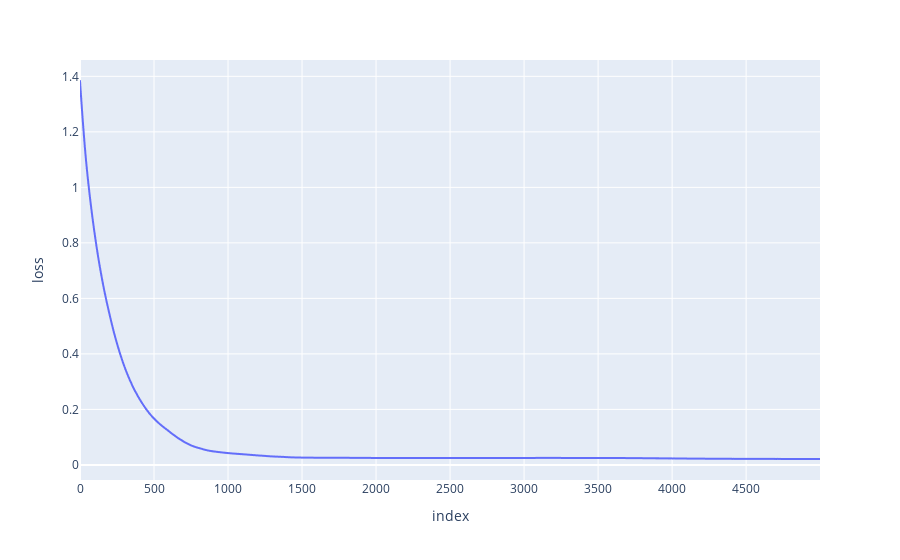
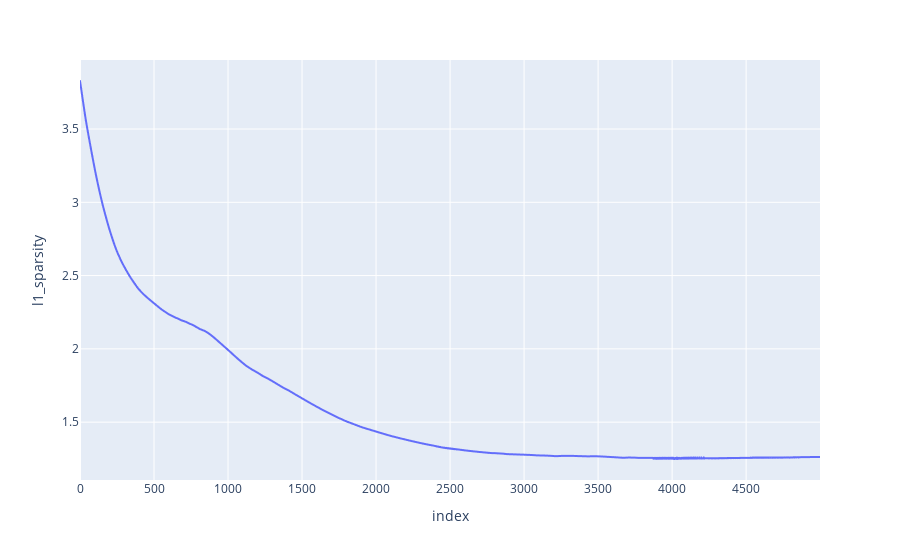
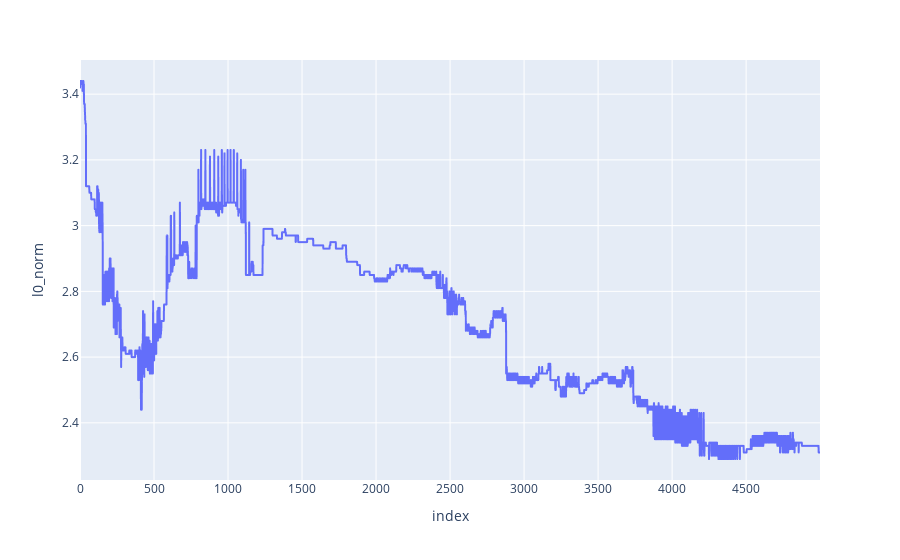

Source (notebook cell) for these figures, in order:
### Code cell
m_sae.plot_losses()

### Figure 1 — Plotly figure (JSON) as saved in the notebook; plotly's stock layout.template omitted (floating-point values rounded to 4 significant figures; data arrays with more than 128 entries replaced by an {"elided": "..."} marker saying what was removed)
{"data": [{"hovertemplate": "index=%{x}<br>loss=%{y}<extra></extra>", "legendgroup": "", "line": {"color": "#636efa", "dash": "solid"}, "marker": {"symbol": "circle"}, "mode": "lines", "name": "", "showlegend": false, "type": "scattergl", "x": {"elided": "5000 int values"}, "xaxis": "x", "y": {"elided": "5000 float values"}, "yaxis": "y"}], "layout": {"legend": {"tracegroupgap": 0}, "margin": {"t": 60}, "xaxis": {"anchor": "y", "domain": [0, 1], "title": {"text": "index"}}, "yaxis": {"anchor": "x", "domain": [0, 1], "title": {"text": "loss"}}}}

### Figure 2 — Plotly figure (JSON) as saved in the notebook; plotly's stock layout.template omitted (floating-point values rounded to 4 significant figures; data arrays with more than 128 entries replaced by an {"elided": "..."} marker saying what was removed)
{"data": [{"hovertemplate": "index=%{x}<br>l1_sparsity=%{y}<extra></extra>", "legendgroup": "", "line": {"color": "#636efa", "dash": "solid"}, "marker": {"symbol": "circle"}, "mode": "lines", "name": "", "showlegend": false, "type": "scattergl", "x": {"elided": "5000 int values"}, "xaxis": "x", "y": {"elided": "5000 float values"}, "yaxis": "y"}], "layout": {"legend": {"tracegroupgap": 0}, "margin": {"t": 60}, "xaxis": {"anchor": "y", "domain": [0, 1], "title": {"text": "index"}}, "yaxis": {"anchor": "x", "domain": [0, 1], "title": {"text": "l1_sparsity"}}}}

### Figure 3 — Plotly figure (JSON) as saved in the notebook; plotly's stock layout.template omitted (floating-point values rounded to 4 significant figures; data arrays with more than 128 entries replaced by an {"elided": "..."} marker saying what was removed)
{"data": [{"hovertemplate": "index=%{x}<br>l0_norm=%{y}<extra></extra>", "legendgroup": "", "line": {"color": "#636efa", "dash": "solid"}, "marker": {"symbol": "circle"}, "mode": "lines", "name": "", "showlegend": false, "type": "scattergl", "x": {"elided": "5000 int values"}, "xaxis": "x", "y": {"elided": "5000 float values"}, "yaxis": "y"}], "layout": {"legend": {"tracegroupgap": 0}, "margin": {"t": 60}, "xaxis": {"anchor": "y", "domain": [0, 1], "title": {"text": "index"}}, "yaxis": {"anchor": "x", "domain": [0, 1], "title": {"text": "l0_norm"}}}}
